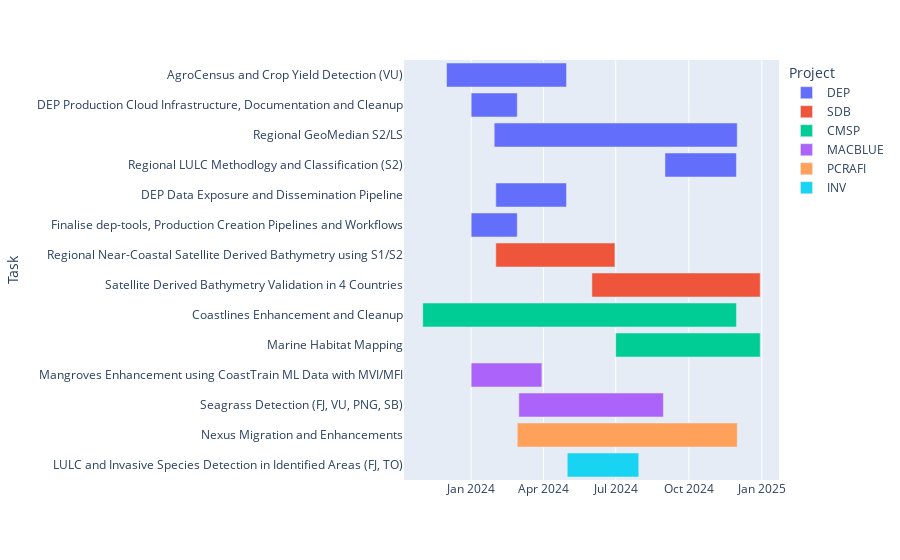

Notebook source saved alongside this figure:
### Code cell
fig = px.timeline(df, x_start="Start", x_end="Finish", y="Task", color="Project")
fig.update_yaxes(autorange="reversed")
fig.show()

### Figure 1 — Plotly figure (JSON) as saved in the notebook; plotly's stock layout.template omitted (floating-point values rounded to 4 significant figures)
{"data": [{"alignmentgroup": "True", "base": ["2023-12-01", "2024-01-01", "2024-12-01", "2024-09-01", "2024-02-01", "2024-01-01"], "hovertemplate": "Project=DEP<br>Start=%{base}<br>Finish=%{x}<br>Task=%{y}<extra></extra>", "legendgroup": "DEP", "marker": {"color": "#636efa", "pattern": {"shape": ""}}, "name": "DEP", "offsetgroup": "DEP", "orientation": "h", "showlegend": true, "textposition": "auto", "type": "bar", "x": [13046400000, 5011200000, -26438400000, 7776000000, 7689600000, 5011200000], "xaxis": "x", "y": ["AgroCensus and Crop Yield Detection (VU)", "DEP Production Cloud Infrastructure, Documentation and Cleanup", "Regional GeoMedian S2/LS", "Regional LULC Methodlogy and Classification (S2)", "DEP Data Exposure and Dissemination Pipeline", "Finalise dep-tools, Production Creation Pipelines and Workflows"], "yaxis": "y"}, {"alignmentgroup": "True", "base": ["2024-02-01", "2024-06-01"], "hovertemplate": "Project=SDB<br>Start=%{base}<br>Finish=%{x}<br>Task=%{y}<extra></extra>", "legendgroup": "SDB", "marker": {"color": "#EF553B", "pattern": {"shape": ""}}, "name": "SDB", "offsetgroup": "SDB", "orientation": "h", "showlegend": true, "textposition": "auto", "type": "bar", "x": [12960000000, 18316800000], "xaxis": "x", "y": ["Regional Near-Coastal Satellite Derived Bathymetry using S1/S2", "Satellite Derived Bathymetry Validation in 4 Countries"], "yaxis": "y"}, {"alignmentgroup": "True", "base": ["2023-11-01", "2024-07-01"], "hovertemplate": "Project=CMSP<br>Start=%{base}<br>Finish=%{x}<br>Task=%{y}<extra></extra>", "legendgroup": "CMSP", "marker": {"color": "#00cc96", "pattern": {"shape": ""}}, "name": "CMSP", "offsetgroup": "CMSP", "orientation": "h", "showlegend": true, "textposition": "auto", "type": "bar", "x": [34128000000, 15724800000], "xaxis": "x", "y": ["Coastlines Enhancement and Cleanup", "Marine Habitat Mapping"], "yaxis": "y"}, {"alignmentgroup": "True", "base": ["2024-01-01", "2024-03-01"], "hovertemplate": "Project=MACBLUE<br>Start=%{base}<br>Finish=%{x}<br>Task=%{y}<extra></extra>", "legendgroup": "MACBLUE", "marker": {"color": "#ab63fa", "pattern": {"shape": ""}}, "name": "MACBLUE", "offsetgroup": "MACBLUE", "orientation": "h", "showlegend": true, "textposition": "auto", "type": "bar", "x": [7689600000, 15724800000], "xaxis": "x", "y": ["Mangroves Enhancement using CoastTrain ML Data with MVI/MFI", "Seagrass Detection (FJ, VU, PNG, SB)"], "yaxis": "y"}, {"alignmentgroup": "True", "base": ["2024-12-01"], "hovertemplate": "Project=PCRAFI<br>Start=%{base}<br>Finish=%{x}<br>Task=%{y}<extra></extra>", "legendgroup": "PCRAFI", "marker": {"color": "#FFA15A", "pattern": {"shape": ""}}, "name": "PCRAFI", "offsetgroup": "PCRAFI", "orientation": "h", "showlegend": true, "textposition": "auto", "type": "bar", "x": [-23932800000], "xaxis": "x", "y": ["Nexus Migration and Enhancements"], "yaxis": "y"}, {"alignmentgroup": "True", "base": ["2024-05-01"], "hovertemplate": "Project=INV<br>Start=%{base}<br>Finish=%{x}<br>Task=%{y}<extra></extra>", "legendgroup": "INV", "marker": {"color": "#19d3f3", "pattern": {"shape": ""}}, "name": "INV", "offsetgroup": "INV", "orientation": "h", "showlegend": true, "textposition": "auto", "type": "bar", "x": [7776000000], "xaxis": "x", "y": ["LULC and Invasive Species Detection in Identified Areas (FJ, TO)"], "yaxis": "y"}], "layout": {"autosize": true, "barmode": "overlay", "legend": {"title": {"text": "Project"}, "tracegroupgap": 0}, "margin": {"t": 60}, "xaxis": {"anchor": "y", "autorange": true, "domain": [0, 1], "range": ["2023-10-08 09:20", "2025-01-22 14:40"], "type": "date"}, "yaxis": {"anchor": "x", "autorange": true, "domain": [0, 1], "range": [13.5, -0.5], "title": {"text": "Task"}, "type": "category"}}}
